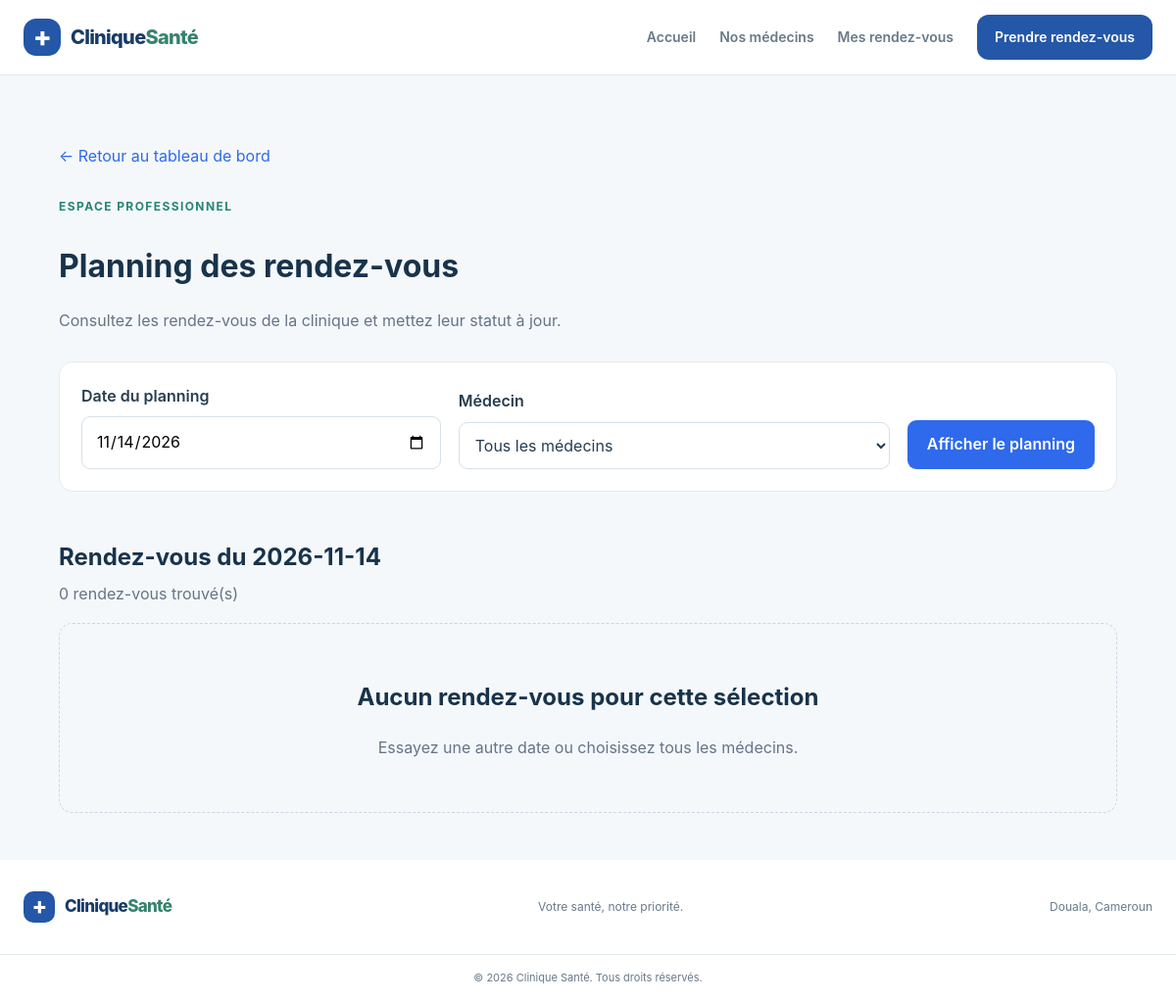
/admin/rendez-vous (signed in), run on an earlier commit of the app's database.
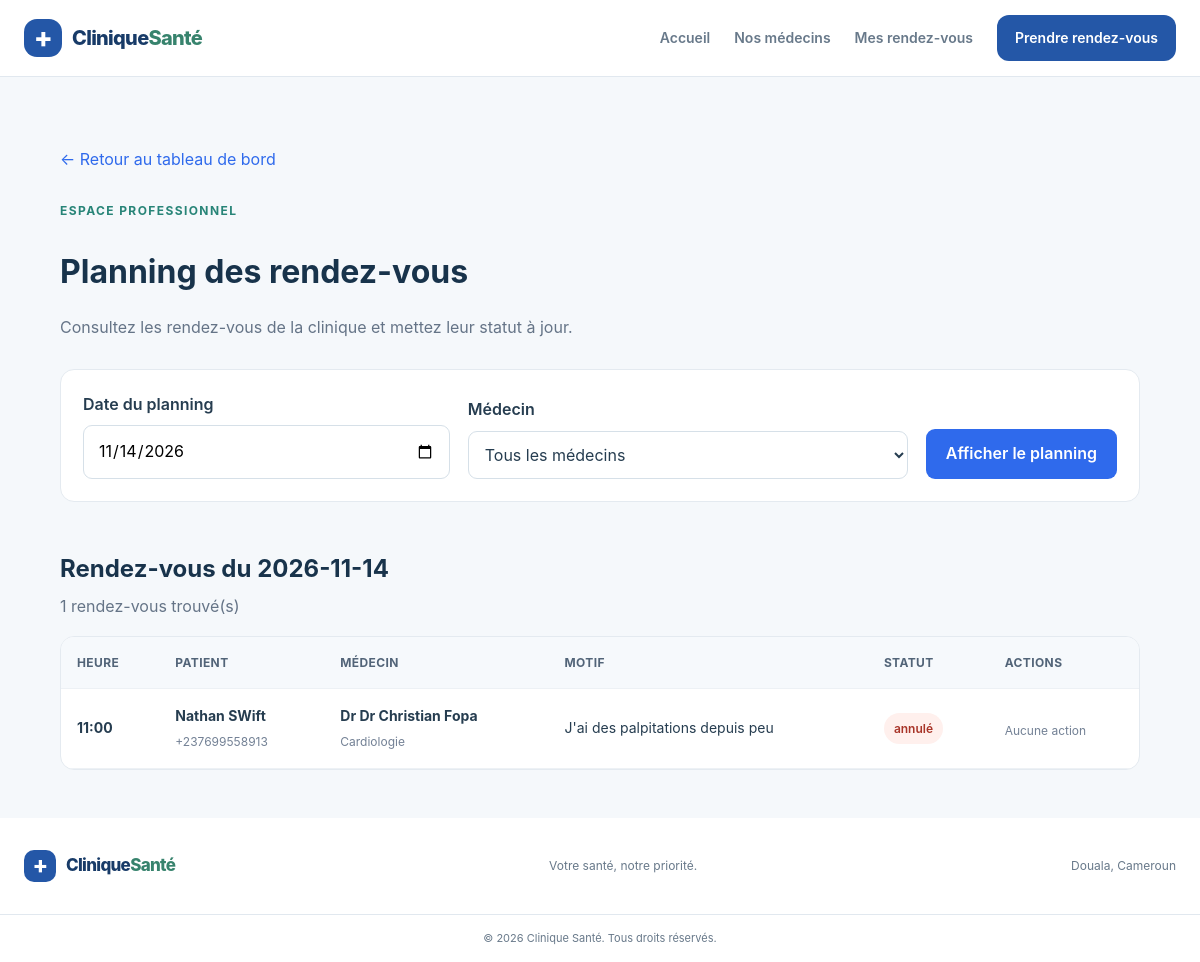
And on a later commit of the database.
### tables this page shows
CREATE TABLE rendez_vous (
    id INTEGER PRIMARY KEY AUTOINCREMENT,
    patient_id INTEGER NOT NULL,
    medecin_id INTEGER NOT NULL,
    date TEXT NOT NULL,
    heure TEXT NOT NULL,
    motif TEXT NOT NULL,
    statut TEXT NOT NULL DEFAULT 'prévu'
        CHECK (statut IN ('prévu', 'effectué', 'annulé')),
    date_prise TEXT NOT NULL DEFAULT (datetime('now', 'localtime')),

    FOREIGN KEY (patient_id) REFERENCES patients(id),
    FOREIGN KEY (medecin_id) REFERENCES medecins(id),

    UNIQUE (medecin_id, date, heure)
);

CREATE TABLE patients (
    id INTEGER PRIMARY KEY AUTOINCREMENT,
    nom TEXT NOT NULL,
    prenom TEXT NOT NULL,
    telephone TEXT NOT NULL UNIQUE,
    date_naissance TEXT NOT NULL,
    ville TEXT NOT NULL
, date_creation TEXT);

CREATE TABLE medecins (
    id INTEGER PRIMARY KEY AUTOINCREMENT,
    nom TEXT NOT NULL,
    specialite TEXT NOT NULL,
    photo TEXT,
    jours_consultation TEXT NOT NULL
);

### app.py (the view, shortened to what this page needs)
@app.route("/admin/rendez-vous", methods=["GET", "POST"])
@administrateur_requis
def gestion_rendez_vous():
    connexion = get_db()
    erreur = None
    confirmation = None
    date_selectionnee = request.values.get(
        "date",
        date.today().isoformat(),
    )
    medecin_selectionne = request.values.get("medecin_id", "")
    try:
        date.fromisoformat(date_selectionnee)
    except ValueError:
        date_selectionnee = date.today().isoformat()
        erreur = "La date sélectionnée est invalide."
    medecins = connexion.execute(
        """
        SELECT id, nom, specialite
        FROM medecins
        ORDER BY nom
        """
    ).fetchall()
    requete = """
        SELECT
            rv.id,
            rv.date,
            rv.heure,
            rv.motif,
            rv.statut,
            p.nom AS nom_patient,
            p.prenom AS prenom_patient,
            p.telephone,
            m.nom AS nom_medecin,
            m.specialite
        FROM rendez_vous AS rv
        JOIN patients AS p ON p.id = rv.patient_id
        JOIN medecins AS m ON m.id = rv.medecin_id
        WHERE rv.date = ?
    """
    parametres = [date_selectionnee]
    requete += " ORDER BY rv.heure, p.nom"
    rendez_vous = connexion.execute(
        requete,
        parametres,
    ).fetchall()
    return render_template(
        "admin/rendez_vous.html",
        rendez_vous=rendez_vous,
        medecins=medecins,
        date_selectionnee=date_selectionnee,
        medecin_selectionne=medecin_selectionne,
        erreur=erreur,
        confirmation=confirmation,
    )

### app.py (called while the page is built)
def administrateur_requis(fonction):
    @wraps(fonction)
    def fonction_protegee(*args, **kwargs):
        if "administrateur_id" not in session:
            return redirect(url_for("connexion_admin"))
        return fonction(*args, **kwargs)
    return fonction_protegee

@app.teardown_appcontext
def fermer_connexion(exception=None):
    connexion = g.pop("connexion", None)
    if connexion is not None:
        connexion.close()

### database/db.py (called while the page is built)
def get_db():
    if "connexion" not in g:
        g.connexion = sqlite3.connect(CHEMIN_BASE)
        g.connexion.row_factory = sqlite3.Row
        g.connexion.execute("PRAGMA foreign_keys = ON")
    return g.connexion

### templates/admin/rendez_vous.html (shortened to what the changed rows need)
{% extends "base.html" %}
{% block content %}
<section class="admin-dashboard">
    <div class="admin-page-heading">
        <h1>Planning des rendez-vous</h1>
    </div>
    <div class="admin-list-heading">
        <div>
            <h2>Rendez-vous du {{ date_selectionnee }}</h2>
            <p>{{ rendez_vous|length }} rendez-vous trouvé(s)</p>
        </div>
    </div>
    {% if rendez_vous %}
        <div class="admin-table-wrapper">
            <table class="admin-table">
                <thead>
                    <tr>
                        <th>Heure</th>
                        <th>Patient</th>
                        <th>Médecin</th>
                        <th>Motif</th>
                        <th>Statut</th>
                        <th>Actions</th>
                    </tr>
                </thead>
                <tbody>
                    {% for rv in rendez_vous %}
                        <tr>
                            <td class="admin-time">{{ rv.heure }}</td>
                            <td>
                                <strong>{{ rv.prenom_patient }} {{ rv.nom_patient }}</strong>
                                <span class="admin-cell-secondary">{{ rv.telephone }}</span>
                            </td>
                            <td>
                                <strong>Dr {{ rv.nom_medecin }}</strong>
                                <span class="admin-cell-secondary">{{ rv.specialite }}</span>
                            </td>
                            <td>{{ rv.motif }}</td>
                            <td>
                                <span class="admin-status admin-status-{{ 'prevu' if rv.statut == 'prévu' else 'effectue' if rv.statut == 'effectué' else 'annule' }}">
                                    {{ rv.statut }}
                                </span>
                            </td>
                            <td>
                                {% if rv.statut == 'prévu' %}
                                    <div class="admin-row-actions">
                                        <form method="POST" action="{{ url_for('gestion_rendez_vous') }}">
                                            <input type="hidden" name="rendez_vous_id" value="{{ rv.id }}">
                                            <input type="hidden" name="statut" value="effectué">
                                            <input type="hidden" name="date" value="{{ date_selectionnee }}">
                                            <input type="hidden" name="medecin_id" value="{{ medecin_selectionne }}">
                                            <button class="admin-action-button admin-action-done" type="submit">
                                                Effectué
                                            </button>
                                        </form>
                                        <form method="POST" action="{{ url_for('gestion_rendez_vous') }}"
                                              onsubmit="return confirm('Confirmer l’annulation de ce rendez-vous ?');">
                                            <input type="hidden" name="rendez_vous_id" value="{{ rv.id }}">
                                            <input type="hidden" name="statut" value="annulé">
                                            <input type="hidden" name="date" value="{{ date_selectionnee }}">
                                            <input type="hidden" name="medecin_id" value="{{ medecin_selectionne }}">
                                            <button class="admin-action-button admin-action-cancel" type="submit">
                                                Annuler
                                            </button>
                                        </form>
                                    </div>
                                {% else %}
                                    <span class="admin-cell-secondary">Aucune action</span>
                                {% endif %}
                            </td>
                        </tr>
                    {% endfor %}
                </tbody>
            </table>
        </div>
    {% else %}
        <div class="admin-empty-state">
            <h2>Aucun rendez-vous pour cette sélection</h2>
            <p>Essayez une autre date ou choisissez tous les médecins.</p>
        </div>
    {% endif %}
</section>
{% endblock %}

What changed in the data, as far as the page shows it:
added rendez_vous: heure "11:00", prenom_patient "Nathan", nom_patient "SWift", telephone "+237699558913", nom_medecin "Dr Christian Fopa", specialite "Cardiologie", motif "J'ai des palpitations depuis peu", statut "annulé", shows "Aucune action"
Also different on the page:
{{ rendez_vous|length }}: "0" → "1"
text no longer shown: "Aucun rendez-vous pour cette sélection Essayez une autre date ou choisissez tous les médecins."
text now shown: "HEURE PATIENT MÉDECIN MOTIF STATUT ACTIONS"
